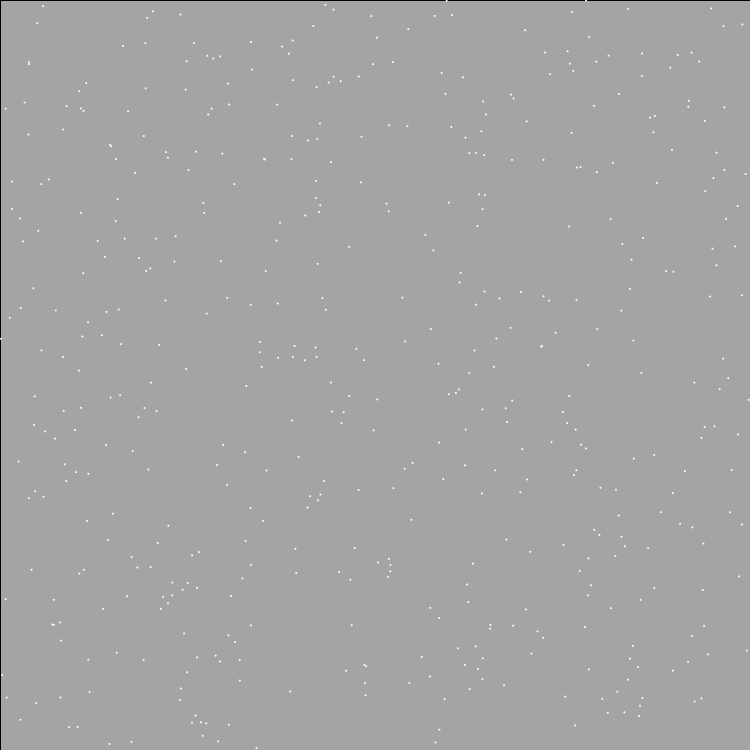
Frame 1 (no input)
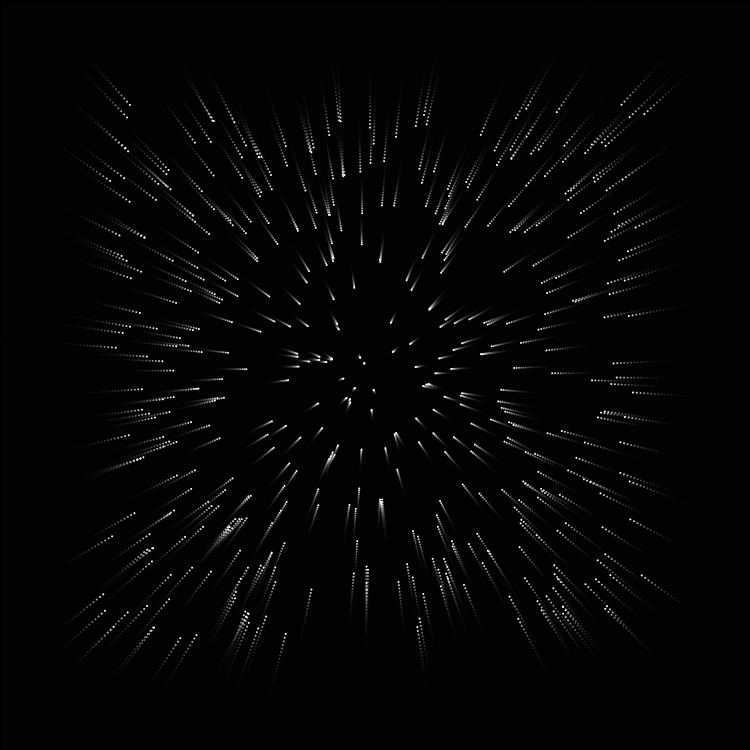
Frame 60 (the mouse pressed at the canvas centre just before this capture)
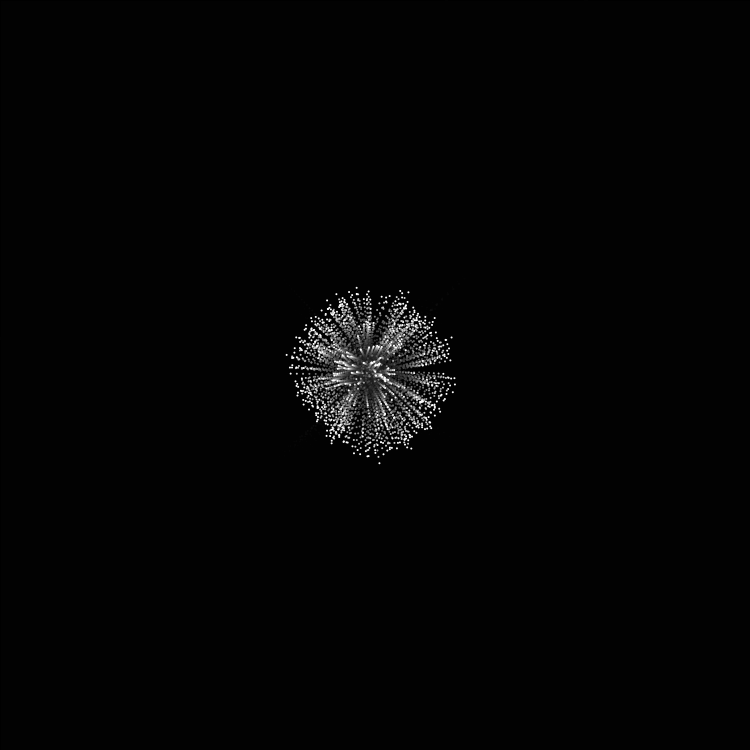
Frame 120 (the mouse held since frame 60 and released just before this capture)

The Processing sketch that drew these frames (run headless with seeded random() and noise(); from frame 60 on, the mouse is pressed at the canvas centre):

// Processing sketch: NOC_ChapterII_MutualGravAttraction
// ── NOC_ChapterII_MutualGravAttraction.pde
Mover[] movers = new Mover[500];
 
void setup() {
  size(750,750);
  for (int i = 0; i < movers.length; i++) {
    movers[i] = new Mover();
  }
}
 
void draw() {
  fill(0, 50);    //persistence of vision effect
  rect(0, 0, width, height);
  for (int i = 0; i < movers.length; i++) {
    for (int j = 0; j < movers.length; j++) {
      if (i != j) {
        PVector force = movers[j].attract(movers[i]);
        movers[i].applyForce(force);
      }
    }
    movers[i].checkEdges();
    movers[i].update();
    movers[i].display();
  }
}

// ── Mover.pde
class Mover {
  float mass;
  PVector location;
  float G;
  PVector velocity;
  PVector acceleration;
 
  Mover() {
    mass = 1;
    G = 0.1;
    location = new PVector(random(width),random(height));
    velocity = new PVector(0,0);
    acceleration = new PVector(0,0);
  }
 
  void applyForce(PVector force) {
    PVector f = PVector.div(force,mass);
    acceleration.add(f);
  }
 
  void update() {
    velocity.add(acceleration);
    location.add(velocity);
    acceleration.mult(0);
  }
 
  void display() {
    noStroke();
    fill(255);
    ellipse(location.x,location.y,mass*2,mass*2);
  }
 
  void checkEdges() {
    if (location.x > width) {
      location.x = width;
      velocity.x *= -1;
    } else if (location.x < 0) {
      velocity.x *= -1;
      location.x = 0;
    }
 
    if (location.y > height) {
      velocity.y *= -1;
      location.y = height;
    }
    if (location.y < 0) {
      velocity.y *= -1;
      location.y = 0;
    }
  }
  PVector attract(Mover m) {
 
    PVector force = PVector.sub(location,m.location);
    float distance = force.mag();
    distance = constrain(distance,5.0,25.0);
    force.normalize();
 
    float strength = (G * mass * m.mass) / (distance * distance);
    force.mult(strength);
    return force;
  }
}
